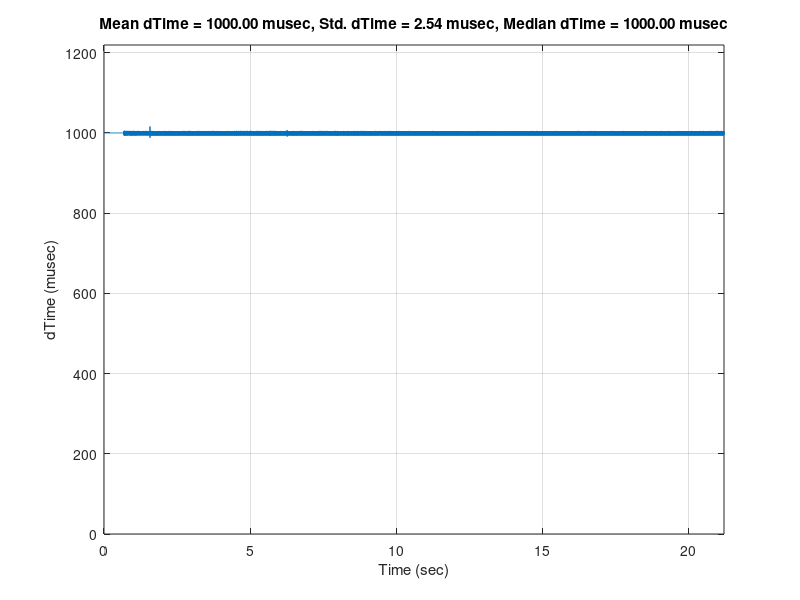
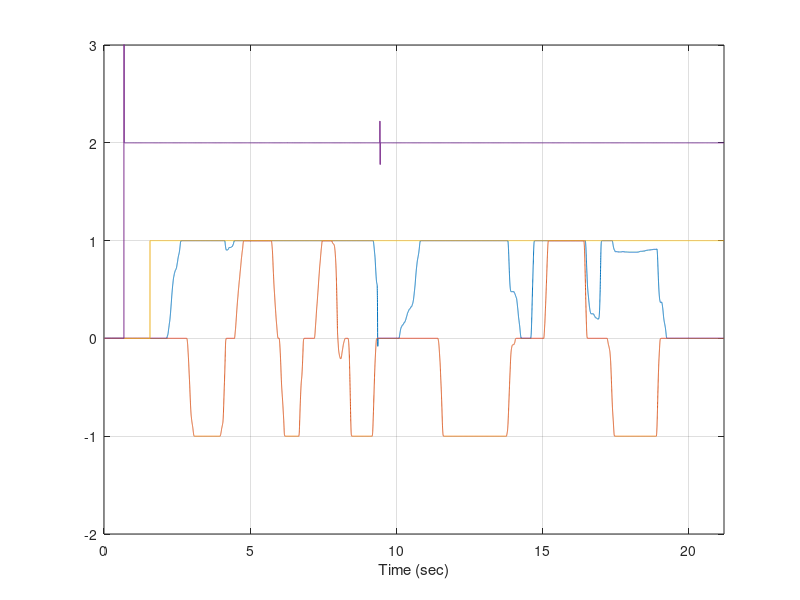
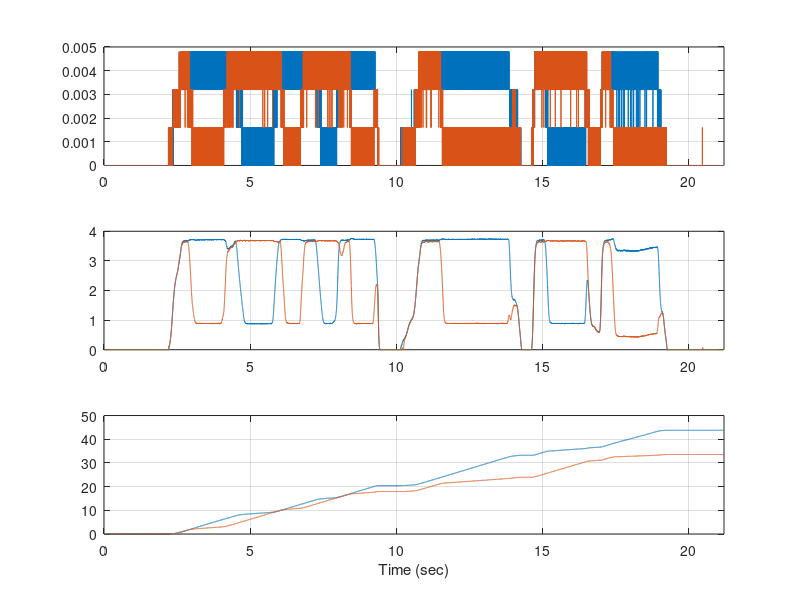

Reproduce these figures in MATLAB, in order.
clc, clear variables
%%

% 2 khz
max_num_of_floats = 2000000 / (4 * (8 + 2) * 2000)


% openlager
file_id = fopen('LOG004.TXT');
% file_id = fopen('LOG001.TXT');
% file_id = fopen('LOG002.TXT'); % PpmIn
% file_id = fopen('LOG003.TXT'); % SBus
% file_id = fopen('LOG095.TXT'); % SBus
% file_id = fopen('LOG096.TXT'); % PpmIn

num_of_floats = fread(file_id, 1, 'uint8')

data_raw = fread(file_id, 'single');
length(data_raw)

fclose(file_id);


%%

data.values = reshape(data_raw, [num_of_floats, length(data_raw)/num_of_floats]).';
            
data.time = cumsum(data.values(:,1)) * 1e-6;
data.time = data.time - data.time(1);

data.values = data.values(:,2:end);


%%

figure(1)
plot(data.time(1:end-1), diff(data.time * 1e6)), grid on
title( sprintf(['Mean dTime = %0.2f musec, ', ...
                'Std. dTime = %0.2f musec, ', ...
                'Median dTime = %0.2f musec'], ...
                mean(diff(data.time * 1e6)), ...
                std(diff(data.time * 1e6)), ...
                median(diff(data.time * 1e6))) )
xlabel('Time (sec)'), ylabel('dTime (musec)')
ylim([0 1.2*max(diff(data.time * 1e6))])
xlim([0 data.time(end-1)])

figure(2)
plot(data.time, data.values(:,1:4)), grid on
xlabel('Time (sec)')
xlim([0 data.time(end)])
ylim([-2 3])

figure(3)
ax(1) = subplot(311);
plot(data.time, data.values(:,5)), grid on
hold on
plot(data.time, data.values(:,8))
ax(2) = subplot(312);
plot(data.time, data.values(:,6)), grid on
hold on
plot(data.time, data.values(:,9))
ax(3) = subplot(313);
plot(data.time, data.values(:,7)), grid on
hold on
plot(data.time, data.values(:,10))
xlabel('Time (sec)')
linkaxes(ax, 'x'), clear ax
xlim([0 data.time(end)])

return


%%

% SBus elrs
load data_03.mat % save data_03 data
Ts = 500 * 1e-6;

w0 = 20 * 2*pi;
D = sqrt(3)/2;
Gf = c2d(tf(w0^2, [1 2*D*w0 w0^2]), Ts, 'tustin');

data_f = filter(Gf.num{1}, Gf.den{1}, data.values);

figure(1)
plot(data.time, [data.values, data_f]), grid on
xlabel('Time (sec)')
xlim([0 data.time(end)])
ylim([-2 3])

